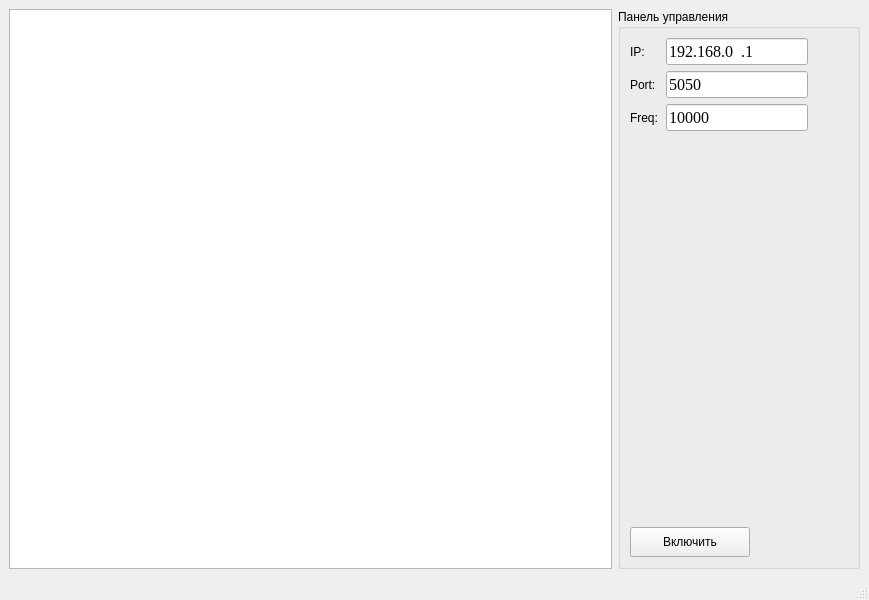
<?xml version="1.0" encoding="UTF-8"?>
<ui version="4.0">
 <class>MainWindow</class>
 <widget class="QMainWindow" name="MainWindow">
  <property name="geometry">
   <rect>
    <x>0</x>
    <y>0</y>
    <width>869</width>
    <height>600</height>
   </rect>
  </property>
  <property name="windowTitle">
   <string>Спектр сигнала</string>
  </property>
  <widget class="QWidget" name="centralwidget">
   <layout class="QHBoxLayout" name="horizontalLayout">
    <item>
     <widget class="QGraphicsView" name="graphicsView">
      <property name="sizePolicy">
       <sizepolicy hsizetype="Minimum" vsizetype="Expanding">
        <horstretch>0</horstretch>
        <verstretch>0</verstretch>
       </sizepolicy>
      </property>
     </widget>
    </item>
    <item>
     <widget class="QGroupBox" name="groupBox">
      <property name="sizePolicy">
       <sizepolicy hsizetype="Maximum" vsizetype="Preferred">
        <horstretch>0</horstretch>
        <verstretch>0</verstretch>
       </sizepolicy>
      </property>
      <property name="minimumSize">
       <size>
        <width>200</width>
        <height>0</height>
       </size>
      </property>
      <property name="title">
       <string>Панель управления</string>
      </property>
      <layout class="QVBoxLayout" name="verticalLayout">
       <item>
        <layout class="QHBoxLayout" name="horizontalLayout_2">
         <item>
          <widget class="QLabel" name="label">
           <property name="minimumSize">
            <size>
             <width>30</width>
             <height>0</height>
            </size>
           </property>
           <property name="maximumSize">
            <size>
             <width>30</width>
             <height>16777215</height>
            </size>
           </property>
           <property name="text">
            <string>IP:   </string>
           </property>
          </widget>
         </item>
         <item>
          <widget class="QLineEdit" name="lineIP">
           <property name="font">
            <font>
             <family>Times New Roman</family>
             <pointsize>12</pointsize>
            </font>
           </property>
           <property name="inputMask">
            <string>000.000.000.000</string>
           </property>
           <property name="text">
            <string>192.168.0.1</string>
           </property>
           <property name="maxLength">
            <number>15</number>
           </property>
          </widget>
         </item>
         <item>
          <spacer name="horizontalSpacer">
           <property name="orientation">
            <enum>Qt::Orientation::Horizontal</enum>
           </property>
           <property name="sizeHint" stdset="0">
            <size>
             <width>40</width>
             <height>20</height>
            </size>
           </property>
          </spacer>
         </item>
        </layout>
       </item>
       <item>
        <layout class="QHBoxLayout" name="horizontalLayout_3">
         <item>
          <widget class="QLabel" name="label_2">
           <property name="sizePolicy">
            <sizepolicy hsizetype="Fixed" vsizetype="Preferred">
             <horstretch>0</horstretch>
             <verstretch>0</verstretch>
            </sizepolicy>
           </property>
           <property name="minimumSize">
            <size>
             <width>30</width>
             <height>0</height>
            </size>
           </property>
           <property name="maximumSize">
            <size>
             <width>30</width>
             <height>16777215</height>
            </size>
           </property>
           <property name="text">
            <string>Port:</string>
           </property>
          </widget>
         </item>
         <item>
          <widget class="QLineEdit" name="linePort">
           <property name="font">
            <font>
             <family>Times New Roman</family>
             <pointsize>12</pointsize>
            </font>
           </property>
           <property name="inputMask">
            <string>00000</string>
           </property>
           <property name="text">
            <string>5050</string>
           </property>
           <property name="maxLength">
            <number>5</number>
           </property>
          </widget>
         </item>
         <item>
          <spacer name="horizontalSpacer_2">
           <property name="orientation">
            <enum>Qt::Orientation::Horizontal</enum>
           </property>
           <property name="sizeHint" stdset="0">
            <size>
             <width>40</width>
             <height>20</height>
            </size>
           </property>
          </spacer>
         </item>
        </layout>
       </item>
       <item>
        <layout class="QHBoxLayout" name="horizontalLayout_4">
         <item>
          <widget class="QLabel" name="label_3">
           <property name="minimumSize">
            <size>
             <width>30</width>
             <height>0</height>
            </size>
           </property>
           <property name="text">
            <string>Freq:</string>
           </property>
          </widget>
         </item>
         <item>
          <widget class="QLineEdit" name="lineFreq">
           <property name="font">
            <font>
             <family>Times New Roman</family>
             <pointsize>12</pointsize>
            </font>
           </property>
           <property name="text">
            <string>10000</string>
           </property>
           <property name="maxLength">
            <number>5</number>
           </property>
           <property name="frame">
            <bool>true</bool>
           </property>
          </widget>
         </item>
         <item>
          <spacer name="horizontalSpacer_3">
           <property name="orientation">
            <enum>Qt::Orientation::Horizontal</enum>
           </property>
           <property name="sizeHint" stdset="0">
            <size>
             <width>40</width>
             <height>20</height>
            </size>
           </property>
          </spacer>
         </item>
        </layout>
       </item>
       <item>
        <spacer name="verticalSpacer">
         <property name="orientation">
          <enum>Qt::Orientation::Vertical</enum>
         </property>
         <property name="sizeHint" stdset="0">
          <size>
           <width>20</width>
           <height>40</height>
          </size>
         </property>
        </spacer>
       </item>
       <item>
        <widget class="QPushButton" name="pushButton">
         <property name="minimumSize">
          <size>
           <width>120</width>
           <height>30</height>
          </size>
         </property>
         <property name="maximumSize">
          <size>
           <width>120</width>
           <height>30</height>
          </size>
         </property>
         <property name="text">
          <string>Включить</string>
         </property>
        </widget>
       </item>
      </layout>
     </widget>
    </item>
   </layout>
  </widget>
  <widget class="QMenuBar" name="menubar">
   <property name="geometry">
    <rect>
     <x>0</x>
     <y>0</y>
     <width>869</width>
     <height>22</height>
    </rect>
   </property>
  </widget>
  <widget class="QStatusBar" name="statusbar"/>
 </widget>
 <resources/>
 <connections/>
</ui>
